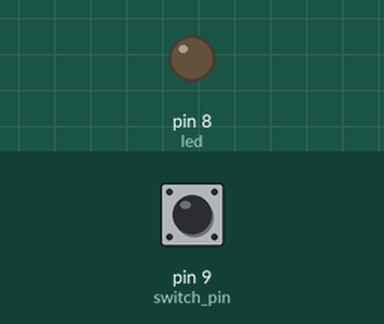
A sketch run on a simulated Arduino Uno, built with avr-gcc and run on an emulated ATmega328P. Shown: output pins drawn as LEDs (lit = HIGH). The inputs (shaded band) are chosen by the test bench; at power-on: pin 9 (switch_pin) LOW.

Above: at 1.2 s.
1.3 s: pin 9 (switch_pin) pulled HIGH for 0.15 s
At 1.37 s:
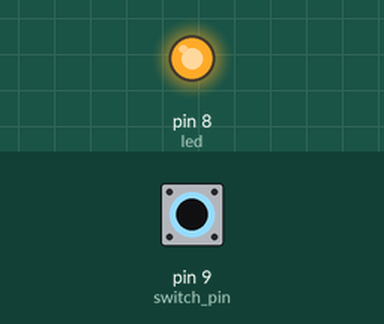
2.9 s: pin 9 (switch_pin) pulled HIGH for 3.2 s
At 6.9 s:
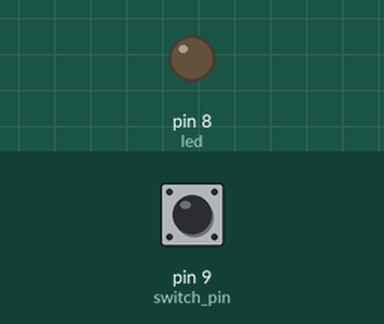
Timing chart, 0 to 8.4 s (numbered marks = the images above; inputs shaded):
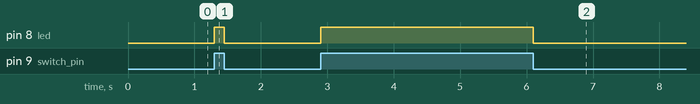

The sketch:

Mercury_Tilt_Switch_Module.ino
```cpp
int led=8;
int switch_pin=9;
int val;
void setup() {
 pinMode(led,OUTPUT);
 pinMode(switch_pin,INPUT);
 }
void loop() {
 val=digitalRead(switch_pin);
 if(val==HIGH)
 {
  digitalWrite(led,HIGH);
 }
else
{
  digitalWrite(led,LOW);
}
}
```

Measured:
- after the input at 1.3 s, pin 8 (led): LOW → HIGH at once, → LOW 0.15 s later
- after the input at 2.9 s, pin 8 (led): LOW → HIGH at once, → LOW 3.2 s later
